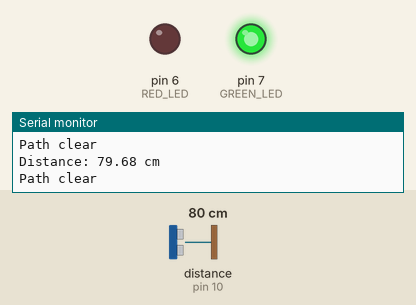
The sketch below on a simulated Arduino Uno, built with avr-gcc and run on an emulated ATmega328P. Parts: output pins drawn as LEDs (lit = HIGH), the last lines printed to the serial monitor. Wiring (inferred from the names in the program): ultrasonic range finder: trigger pin 9; echo pin 10. Inputs (shaded band) come from the test bench; at power-on: distance to the obstacle (sensor on pin 10) 80 cm. The echo pulse lasts 58.3 µs per cm; pins used as bus, display or sensor lines are not drawn.

Above: at 1.2 s.
1.3 s: distance to the obstacle (sensor on pin 10) set to 12 cm
2.8 s: distance to the obstacle (sensor on pin 10) set to 9 cm
At 3.8 s:
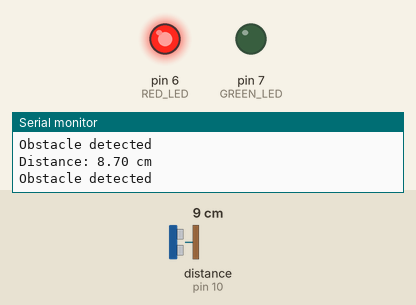
4.3 s: distance to the obstacle (sensor on pin 10) set to 35 cm
At 5.5 s:
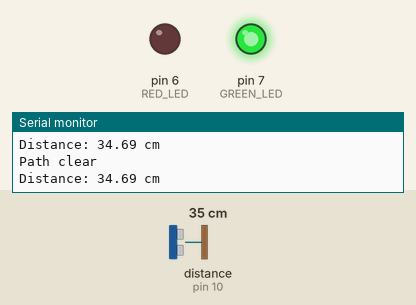
5.9 s: distance to the obstacle (sensor on pin 10) set to 2 cm
At 6.4 s:
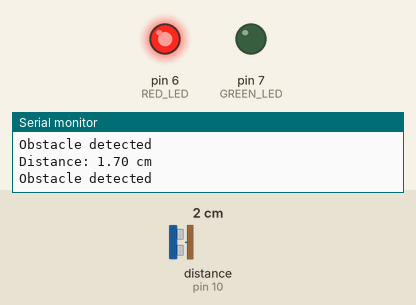
Timing chart, 0 to 8.5 s (numbered marks = the images above; inputs shaded):
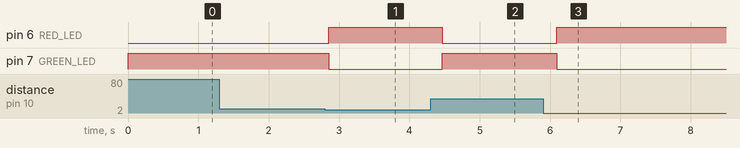

The sketch:

ultrasonic_obstacle_detection.ino
```cpp
const int TRIG_PIN = 9;
const int ECHO_PIN = 10;
const int RED_LED = 6;
const int GREEN_LED = 7;

const float OBSTACLE_LIMIT = 10.0;

void setup() {
  pinMode(TRIG_PIN, OUTPUT);
  pinMode(ECHO_PIN, INPUT);
  pinMode(RED_LED, OUTPUT);
  pinMode(GREEN_LED, OUTPUT);

  Serial.begin(9600);
}

void loop() {
  digitalWrite(TRIG_PIN, LOW);
  delayMicroseconds(2);

  digitalWrite(TRIG_PIN, HIGH);
  delayMicroseconds(10);
  digitalWrite(TRIG_PIN, LOW);

  long duration = pulseIn(ECHO_PIN, HIGH, 30000UL);

  if (duration == 0) {
    digitalWrite(RED_LED, LOW);
    digitalWrite(GREEN_LED, LOW);
    Serial.println("No valid distance reading");
    delay(200);
    return;
  }

  float distance = duration * 0.0343 / 2.0;

  Serial.print("Distance: ");
  Serial.print(distance);
  Serial.println(" cm");

  if (distance < OBSTACLE_LIMIT) {
    digitalWrite(RED_LED, HIGH);
    digitalWrite(GREEN_LED, LOW);
    Serial.println("Obstacle detected");
  } else {
    digitalWrite(RED_LED, LOW);
    digitalWrite(GREEN_LED, HIGH);
    Serial.println("Path clear");
  }

  delay(200);
}
```

Measured:
- the behaviour switches between 11 and 10 cm on distance to the obstacle (sensor on pin 10) (found by bisection; images 0 and 1)
- after the input at 2.8 s, pin 6 (RED_LED): LOW → HIGH after 0.06 s; pin 7 (GREEN_LED): HIGH → LOW after 0.06 s
- after the input at 4.3 s, pin 6 (RED_LED): HIGH → LOW after 0.17 s; pin 7 (GREEN_LED): LOW → HIGH after 0.17 s
- after the input at 5.9 s, pin 6 (RED_LED): LOW → HIGH after 0.19 s; pin 7 (GREEN_LED): HIGH → LOW after 0.19 s
